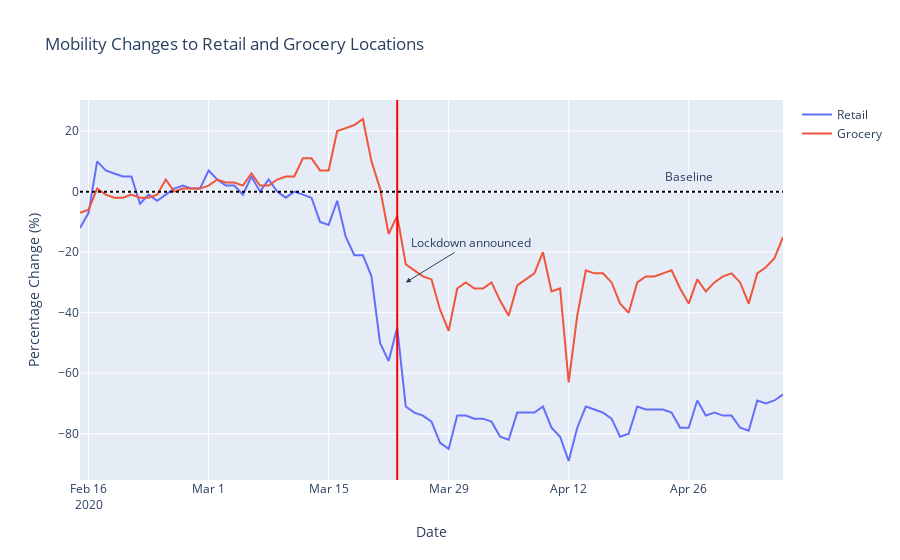

The notebook cell this image was saved under:
### Markdown cell above
As we can see from the graph, we have a lot of lines for all the locations we have data for but we can see some interesting trends. For example, the parks seem to have reduced as the lockdown was announced but remained quite high up with roughly a -20-40% reduction from baseline. Most likely cause would be because the UK public were allowed to exercise once per day and so public parks were used for running or for walks. However, at the time of writing (13th May 2020), we have data up until 7th May 2020 and we can see that the use of parks has already increased over baseline to nearly +20%. 

On 10th May 2020, Boris Johnson announced the first stage of moving from level 4 to level 3 alert levels which are outlined in [this](https://order-order.com/wp-content/uploads/2020/05/FINAL-6.6637_CO_HMG_C19_Recovery_FINAL_110520_v1_WEB.pdf) 50 page document. One of the main points in this move towards level 3 is the ability to exercise an unlimited amount compared to just the 1 time before. This will inevitably cause the increase in mobility and number of people at parks but these rules only come into effect on 13th May 2020. The increase above baseline before the announcement was even made is worrying.

There seems to be a weird trend with the workplace mobility with an increase of people going to workplaces every Saturday and Sunday and droppping back down during the week. Google does not define the workplace further than "Place of work" so the range of workplaces could be vast and we would need more information to be able to see a reason why this could be happening.

We can look at the difference between Retail locations and Grocery locations as well to see how these compare.

### Code cell
fig = go.Figure()
fig.add_trace(go.Scatter(x=community_data.index, y=community_data.retail, mode='lines', name='Retail'))
fig.add_trace(go.Scatter(x=community_data.index, y=community_data.grocery, mode='lines', name='Grocery'))
fig.update_layout(xaxis_title='Date', yaxis_title='Percentage Change (%)', 
                  title='Mobility Changes to Retail and Grocery Locations')
fig.add_shape(dict(type = "line", y0 = 0, y1 = 1, yref = "paper",
            x0 = pandas.Timestamp('2020-03-23'), x1 = pandas.Timestamp('2020-03-23'), 
            line=dict(color="red", width=2)))
fig.add_shape(dict(type = "line", y0 = 0, y1 = 0,
            x0 = 0, x1 = 1, xref='paper', 
            line=dict(color="black", width=2, dash="dot")))
fig.add_annotation(x=pandas.Timestamp('2020-04-26'), y=5, xref="x", yref="y", text="Baseline", showarrow=False)
fig.add_annotation(x=pandas.Timestamp('2020-03-24'), y=-30, xref="x", yref="y", 
                   text="Lockdown announced", showarrow=True, ax=65, 
                  ay=-40, arrowhead=2, arrowsize=1)
fig.show()

### Figure 1 — Plotly figure (JSON) as saved in the notebook; plotly's stock layout.template omitted (floating-point values rounded to 4 significant figures)
{"data": [{"mode": "lines", "name": "Retail", "type": "scatter", "x": ["2020-02-15", "2020-02-16", "2020-02-17", "2020-02-18", "2020-02-19", "2020-02-20", "2020-02-21", "2020-02-22", "2020-02-23", "2020-02-24", "2020-02-25", "2020-02-26", "2020-02-27", "2020-02-28", "2020-02-29", "2020-03-01", "2020-03-02", "2020-03-03", "2020-03-04", "2020-03-05", "2020-03-06", "2020-03-07", "2020-03-08", "2020-03-09", "2020-03-10", "2020-03-11", "2020-03-12", "2020-03-13", "2020-03-14", "2020-03-15", "2020-03-16", "2020-03-17", "2020-03-18", "2020-03-19", "2020-03-20", "2020-03-21", "2020-03-22", "2020-03-23", "2020-03-24", "2020-03-25", "2020-03-26", "2020-03-27", "2020-03-28", "2020-03-29", "2020-03-30", "2020-03-31", "2020-04-01", "2020-04-02", "2020-04-03", "2020-04-04", "2020-04-05", "2020-04-06", "2020-04-07", "2020-04-08", "2020-04-09", "2020-04-10", "2020-04-11", "2020-04-12", "2020-04-13", "2020-04-14", "2020-04-15", "2020-04-16", "2020-04-17", "2020-04-18", "2020-04-19", "2020-04-20", "2020-04-21", "2020-04-22", "2020-04-23", "2020-04-24", "2020-04-25", "2020-04-26", "2020-04-27", "2020-04-28", "2020-04-29", "2020-04-30", "2020-05-01", "2020-05-02", "2020-05-03", "2020-05-04", "2020-05-05", "2020-05-06", "2020-05-07"], "y": [-12, -7, 10, 7, 6, 5, 5, -4, -1, -3, -1, 1, 2, 1, 1, 7, 4, 2, 2, -1, 5, 0, 4, 0, -2, 0, -1, -2, -10, -11, -3, -15, -21, -21, -28, -50, -56, -45, -71, -73, -74, -76, -83, -85, -74, -74, -75, -75, -76, -81, -82, -73, -73, -73, -71, -78, -81, -89, -78, -71, -72, -73, -75, -81, -80, -71, -72, -72, -72, -73, -78, -78, -69, -74, -73, -74, -74, -78, -79, -69, -70, -69, -67]}, {"mode": "lines", "name": "Grocery", "type": "scatter", "x": ["2020-02-15", "2020-02-16", "2020-02-17", "2020-02-18", "2020-02-19", "2020-02-20", "2020-02-21", "2020-02-22", "2020-02-23", "2020-02-24", "2020-02-25", "2020-02-26", "2020-02-27", "2020-02-28", "2020-02-29", "2020-03-01", "2020-03-02", "2020-03-03", "2020-03-04", "2020-03-05", "2020-03-06", "2020-03-07", "2020-03-08", "2020-03-09", "2020-03-10", "2020-03-11", "2020-03-12", "2020-03-13", "2020-03-14", "2020-03-15", "2020-03-16", "2020-03-17", "2020-03-18", "2020-03-19", "2020-03-20", "2020-03-21", "2020-03-22", "2020-03-23", "2020-03-24", "2020-03-25", "2020-03-26", "2020-03-27", "2020-03-28", "2020-03-29", "2020-03-30", "2020-03-31", "2020-04-01", "2020-04-02", "2020-04-03", "2020-04-04", "2020-04-05", "2020-04-06", "2020-04-07", "2020-04-08", "2020-04-09", "2020-04-10", "2020-04-11", "2020-04-12", "2020-04-13", "2020-04-14", "2020-04-15", "2020-04-16", "2020-04-17", "2020-04-18", "2020-04-19", "2020-04-20", "2020-04-21", "2020-04-22", "2020-04-23", "2020-04-24", "2020-04-25", "2020-04-26", "2020-04-27", "2020-04-28", "2020-04-29", "2020-04-30", "2020-05-01", "2020-05-02", "2020-05-03", "2020-05-04", "2020-05-05", "2020-05-06", "2020-05-07"], "y": [-7, -6, 1, -1, -2, -2, -1, -2, -2, -1, 4, 0, 1, 1, 1, 2, 4, 3, 3, 2, 6, 2, 2, 4, 5, 5, 11, 11, 7, 7, 20, 21, 22, 24, 10, 1, -14, -8, -24, -26, -28, -29, -39, -46, -32, -30, -32, -32, -30, -36, -41, -31, -29, -27, -20, -33, -32, -63, -41, -26, -27, -27, -30, -37, -40, -30, -28, -28, -27, -26, -32, -37, -29, -33, -30, -28, -27, -30, -37, -27, -25, -22, -15]}], "layout": {"annotations": [{"showarrow": false, "text": "Baseline", "x": "2020-04-26T00:00:00", "xref": "x", "y": 5, "yref": "y"}, {"arrowhead": 2, "arrowsize": 1, "ax": 65, "ay": -40, "showarrow": true, "text": "Lockdown announced", "x": "2020-03-24T00:00:00", "xref": "x", "y": -30, "yref": "y"}], "shapes": [{"line": {"color": "red", "width": 2}, "type": "line", "x0": "2020-03-23T00:00:00", "x1": "2020-03-23T00:00:00", "y0": 0, "y1": 1, "yref": "paper"}, {"line": {"color": "black", "dash": "dot", "width": 2}, "type": "line", "x0": 0, "x1": 1, "xref": "paper", "y0": 0, "y1": 0}], "title": {"text": "Mobility Changes to Retail and Grocery Locations"}, "xaxis": {"title": {"text": "Date"}}, "yaxis": {"title": {"text": "Percentage Change (%)"}}}}
